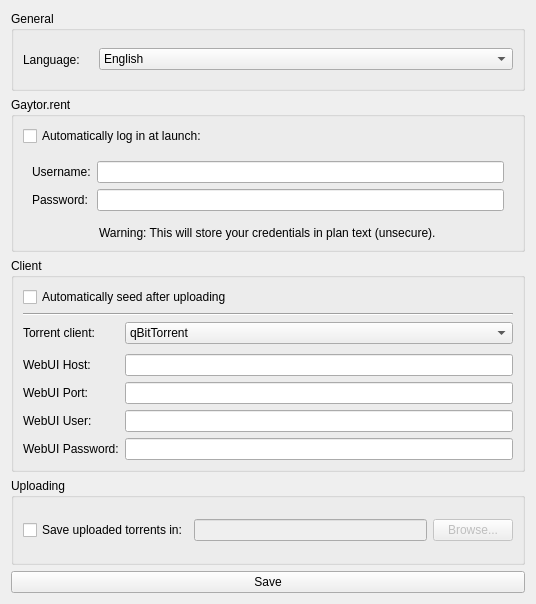
<?xml version="1.0" encoding="UTF-8"?>
<ui version="4.0">
 <class>Form</class>
 <widget class="QWidget" name="Form">
  <property name="geometry">
   <rect>
    <x>0</x>
    <y>0</y>
    <width>536</width>
    <height>604</height>
   </rect>
  </property>
  <property name="windowTitle">
   <string>GUU - Settings</string>
  </property>
  <layout class="QVBoxLayout" name="verticalLayout">
   <item>
    <widget class="QGroupBox" name="groupBox">
     <property name="maximumSize">
      <size>
       <width>16777215</width>
       <height>80</height>
      </size>
     </property>
     <property name="title">
      <string>General</string>
     </property>
     <layout class="QHBoxLayout" name="horizontalLayout">
      <item>
       <widget class="QLabel" name="label_3">
        <property name="maximumSize">
         <size>
          <width>70</width>
          <height>16777215</height>
         </size>
        </property>
        <property name="text">
         <string>Language:</string>
        </property>
       </widget>
      </item>
      <item>
       <widget class="QComboBox" name="comboBox">
        <item>
         <property name="text">
          <string>English</string>
         </property>
        </item>
       </widget>
      </item>
     </layout>
    </widget>
   </item>
   <item>
    <widget class="QGroupBox" name="loginBox">
     <property name="title">
      <string>Gaytor.rent</string>
     </property>
     <layout class="QVBoxLayout" name="verticalLayout_4">
      <item>
       <widget class="QCheckBox" name="autoLogin">
        <property name="text">
         <string>Automatically log in at launch:</string>
        </property>
        <property name="checked">
         <bool>false</bool>
        </property>
       </widget>
      </item>
      <item>
       <widget class="QWidget" name="widget_4" native="true">
        <layout class="QGridLayout" name="gridLayout_2">
         <item row="0" column="0">
          <widget class="QLabel" name="gtuserLabel">
           <property name="text">
            <string>Username:</string>
           </property>
          </widget>
         </item>
         <item row="0" column="1">
          <widget class="QLineEdit" name="gtUsername"/>
         </item>
         <item row="1" column="0">
          <widget class="QLabel" name="label">
           <property name="text">
            <string>Password:</string>
           </property>
          </widget>
         </item>
         <item row="1" column="1">
          <widget class="QLineEdit" name="gtPassword">
           <property name="echoMode">
            <enum>QLineEdit::PasswordEchoOnEdit</enum>
           </property>
          </widget>
         </item>
        </layout>
       </widget>
      </item>
      <item alignment="Qt::AlignHCenter">
       <widget class="QLabel" name="label_2">
        <property name="text">
         <string>Warning: This will store your credentials in plan text (unsecure).</string>
        </property>
       </widget>
      </item>
     </layout>
    </widget>
   </item>
   <item>
    <widget class="QGroupBox" name="clientBox">
     <property name="title">
      <string>Client</string>
     </property>
     <layout class="QVBoxLayout" name="verticalLayout_2">
      <item>
       <widget class="QCheckBox" name="autoDl">
        <property name="text">
         <string>Automatically seed after uploading</string>
        </property>
       </widget>
      </item>
      <item>
       <widget class="Line" name="line">
        <property name="orientation">
         <enum>Qt::Horizontal</enum>
        </property>
       </widget>
      </item>
      <item>
       <widget class="QWidget" name="webuiCredsWidget" native="true">
        <layout class="QGridLayout" name="gridLayout">
         <property name="leftMargin">
          <number>0</number>
         </property>
         <property name="topMargin">
          <number>0</number>
         </property>
         <property name="rightMargin">
          <number>0</number>
         </property>
         <property name="bottomMargin">
          <number>0</number>
         </property>
         <item row="0" column="0">
          <widget class="QLabel" name="clientLabel">
           <property name="maximumSize">
            <size>
             <width>120</width>
             <height>16777215</height>
            </size>
           </property>
           <property name="text">
            <string>Torrent client:</string>
           </property>
          </widget>
         </item>
         <item row="5" column="1">
          <widget class="QLineEdit" name="webuiPwd">
           <property name="echoMode">
            <enum>QLineEdit::PasswordEchoOnEdit</enum>
           </property>
          </widget>
         </item>
         <item row="5" column="0">
          <widget class="QLabel" name="pwdLabel">
           <property name="text">
            <string>WebUI Password:</string>
           </property>
          </widget>
         </item>
         <item row="4" column="1">
          <widget class="QLineEdit" name="webuiUser"/>
         </item>
         <item row="0" column="1">
          <widget class="QComboBox" name="torrentClient">
           <item>
            <property name="text">
             <string>qBitTorrent</string>
            </property>
           </item>
          </widget>
         </item>
         <item row="3" column="1">
          <widget class="QLineEdit" name="webuiPort"/>
         </item>
         <item row="2" column="1">
          <widget class="QLineEdit" name="webuiHost"/>
         </item>
         <item row="3" column="0">
          <widget class="QLabel" name="portLabel">
           <property name="text">
            <string>WebUI Port:</string>
           </property>
          </widget>
         </item>
         <item row="4" column="0">
          <widget class="QLabel" name="userLabel">
           <property name="text">
            <string>WebUI User:</string>
           </property>
          </widget>
         </item>
         <item row="2" column="0">
          <widget class="QLabel" name="hostLabel">
           <property name="text">
            <string>WebUI Host:</string>
           </property>
          </widget>
         </item>
         <item row="1" column="1">
          <spacer name="horizontalSpacer">
           <property name="orientation">
            <enum>Qt::Horizontal</enum>
           </property>
           <property name="sizeHint" stdset="0">
            <size>
             <width>0</width>
             <height>4</height>
            </size>
           </property>
          </spacer>
         </item>
        </layout>
       </widget>
      </item>
     </layout>
    </widget>
   </item>
   <item>
    <widget class="QGroupBox" name="uploadingBox">
     <property name="title">
      <string>Uploading</string>
     </property>
     <layout class="QVBoxLayout" name="verticalLayout_3">
      <item>
       <widget class="QWidget" name="savetorrentWidget" native="true">
        <property name="maximumSize">
         <size>
          <width>16777215</width>
          <height>50</height>
         </size>
        </property>
        <layout class="QHBoxLayout" name="horizontalLayout_3">
         <property name="leftMargin">
          <number>0</number>
         </property>
         <property name="topMargin">
          <number>0</number>
         </property>
         <property name="rightMargin">
          <number>0</number>
         </property>
         <property name="bottomMargin">
          <number>0</number>
         </property>
         <item>
          <widget class="QCheckBox" name="saveUploads">
           <property name="text">
            <string>Save uploaded torrents in:</string>
           </property>
          </widget>
         </item>
         <item>
          <widget class="QLineEdit" name="savePath">
           <property name="enabled">
            <bool>false</bool>
           </property>
          </widget>
         </item>
         <item>
          <widget class="QPushButton" name="savePathBrowse">
           <property name="enabled">
            <bool>false</bool>
           </property>
           <property name="text">
            <string>Browse...</string>
           </property>
          </widget>
         </item>
        </layout>
       </widget>
      </item>
     </layout>
    </widget>
   </item>
   <item>
    <widget class="QPushButton" name="saveSetBtn">
     <property name="text">
      <string>Save</string>
     </property>
    </widget>
   </item>
  </layout>
 </widget>
 <resources/>
 <connections/>
</ui>
